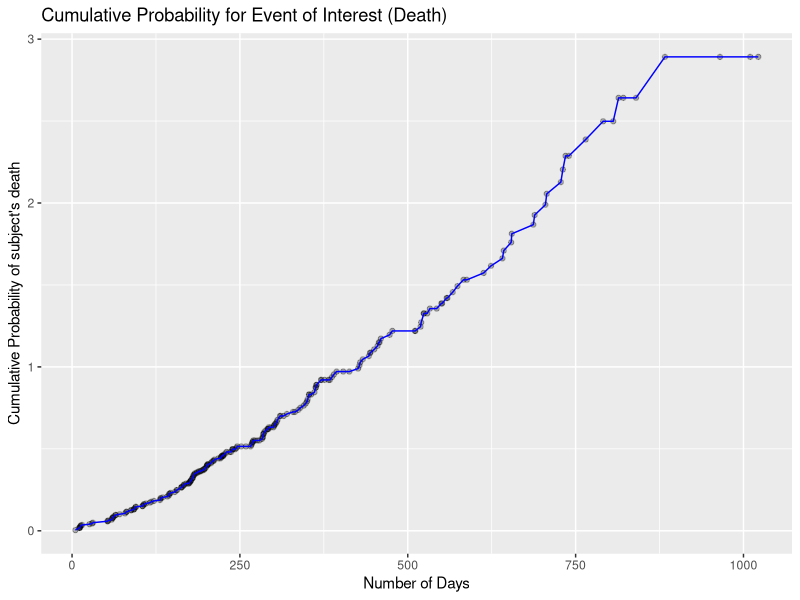
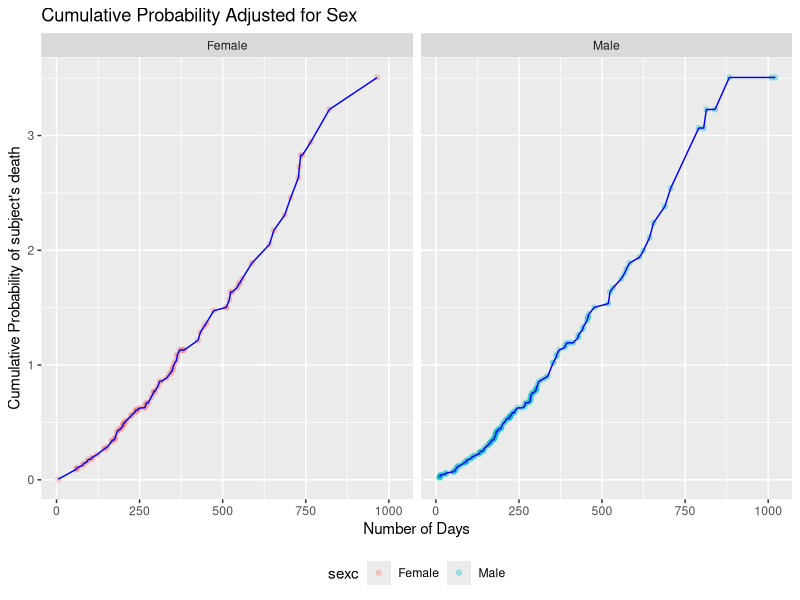
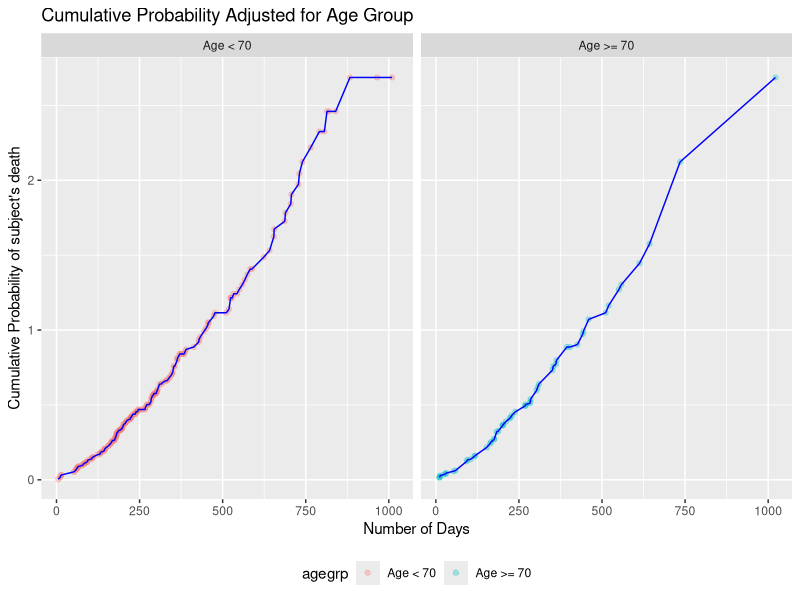
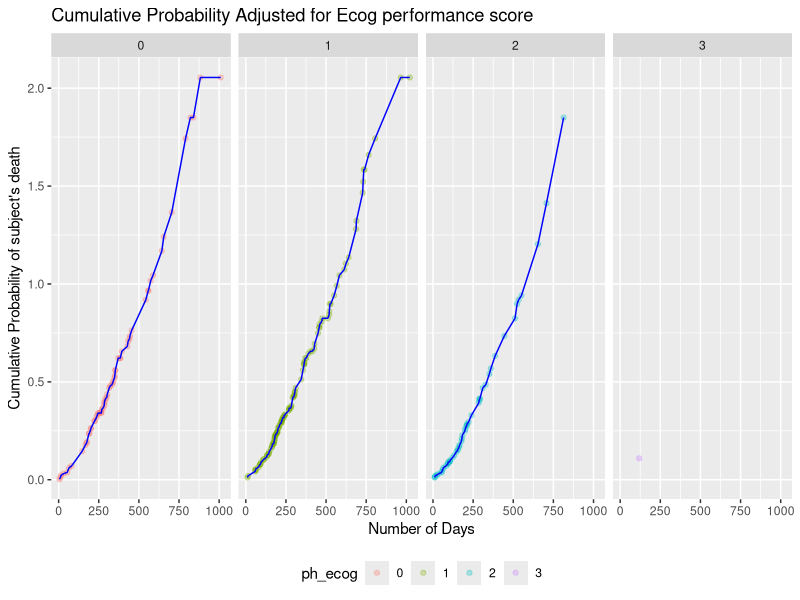

Source code (R) for these figures, in order:
## ---- chunk 1
library(tidyverse)
library(survival)
library(ggplot2)
library(ggfortify)

knitr::opts_chunk$set(echo = TRUE)
## ---- chunk 2
lung
data(cancer, package="survival")

lung_df=lung %>% 
  mutate( sex = as.factor(sex),
          ph.ecog = as.factor(ph.ecog)) %>% 
  rename(ph_ecog = ph.ecog,
         ph_karno = ph.karno,
         pat_karno = pat.karno,
         meal_cal = meal.cal,
         wt_loss = wt.loss
         )

## ---- chunk 3
nelsonaalen = function(data, timevar, statusvar) {
  if (!is.data.frame(data)) {
    stop("Data must be a data frame")
  }
  timevar <- as.character(substitute(timevar))
  statusvar <- as.character(substitute(statusvar))
  time <- data[, timevar, drop = TRUE]
  status <- data[, statusvar, drop = TRUE]

  hazard <- survival::basehaz(survival::coxph(survival::Surv(time, status) ~ 1))
  idx <- match(time, hazard[, "time"])
  hazard[idx, "hazard"]
}

hazard = nelsonaalen(lung_df, time, status)
# plot(x = lung_df$time, main="Cumulative Probability for Event of Interest (Death)", y = hazard, ylab = "Cumulative Probability of subject's death", xlab = "Number of Days") 


lung_df1 = lung_df %>% 
  mutate(hazard = nelsonaalen(lung_df, time, status))

ggplot(data = lung_df1, aes(x = time, y = hazard)) + 
  geom_point(alpha = .3) +
  geom_line(colour = "blue") + 
  theme(legend.position = "bottom") +
  labs(
    title = "Cumulative Probability for Event of Interest (Death)",
    x = "Number of Days",
    y = "Cumulative Probability of subject's death"
  )
## ---- chunk 4
survfit(Surv(time, status) ~ 1, lung_df, stype = 1, ctype = 2)
## ---- chunk 5
nelsonaalen = function(data, timevar, statusvar, invar) {
  if (!is.data.frame(data)) {
    stop("Data must be a data frame")
  }
  timevar <- as.character(substitute(timevar))
  statusvar <- as.character(substitute(statusvar))
  invar <- as.character(substitute(invar))
  time <- data[, timevar, drop = TRUE]
  status <- data[, statusvar, drop = TRUE]
  inv <- data[, invar, drop = TRUE]

  hazard <- survival::basehaz(survival::coxph(survival::Surv(time, status) ~ inv ))
  idx <- match(time, hazard[, "time"])
  hazard[idx, "hazard"]
}

lung_df1 = lung_df %>% 
  mutate(hazard = nelsonaalen(lung_df, time, status, sex),
         sexc = ifelse(sex != 1, "Female", "Male"))

ggplot(data = lung_df1, aes(x = time, y = hazard, color = sexc)) + 
  geom_point(alpha = .3) + 
  geom_line(colour = "blue") + 
  theme(legend.position = "bottom") +
  facet_grid(~sexc) +
  labs(title = "Cumulative Probability Adjusted for Sex", x = "Number of Days", y = "Cumulative Probability of subject's death")

## ---- chunk 6
# add age group variable
lung_age =lung_df %>% 
  mutate(
    agegrp = ifelse(age >= 70, "Age >= 70", "Age < 70"),
    agegrpn = ifelse(age >= 70, 1, 0)
  ) %>% 
  mutate(agegrpn = as.factor(agegrpn))

# fit NA estimator

lung_df1 = lung_age %>% 
  mutate(hazard = nelsonaalen(lung_age, time, status, agegrpn)
         )

ggplot(data = lung_df1, aes(x = time, y = hazard, color = agegrp)) + 
  geom_point(alpha = .3) + 
  geom_line(colour = "blue") + 
  theme(legend.position = "bottom") +
  facet_grid(~agegrp) +
  labs(title = "Cumulative Probability Adjusted for Age Group", x = "Number of Days", y = "Cumulative Probability of subject's death")

## ---- chunk 7
# fit NA estimator


# drop missing ph_ecog obs
lung_df = lung_df %>% 
  drop_na(ph_ecog)

lung_df1 = lung_df %>% 
  mutate(hazard = nelsonaalen(lung_df, time, status, ph_ecog)
         )
ggplot(data = lung_df1, aes(x = time, y = hazard, color = ph_ecog)) + 
  geom_point(alpha = .3) + 
  geom_line(colour = "blue") + 
  theme(legend.position = "bottom") +
  facet_grid(~ph_ecog) +
  labs(title = "Cumulative Probability Adjusted for Ecog performance score", x = "Number of Days", y = "Cumulative Probability of subject's death")
